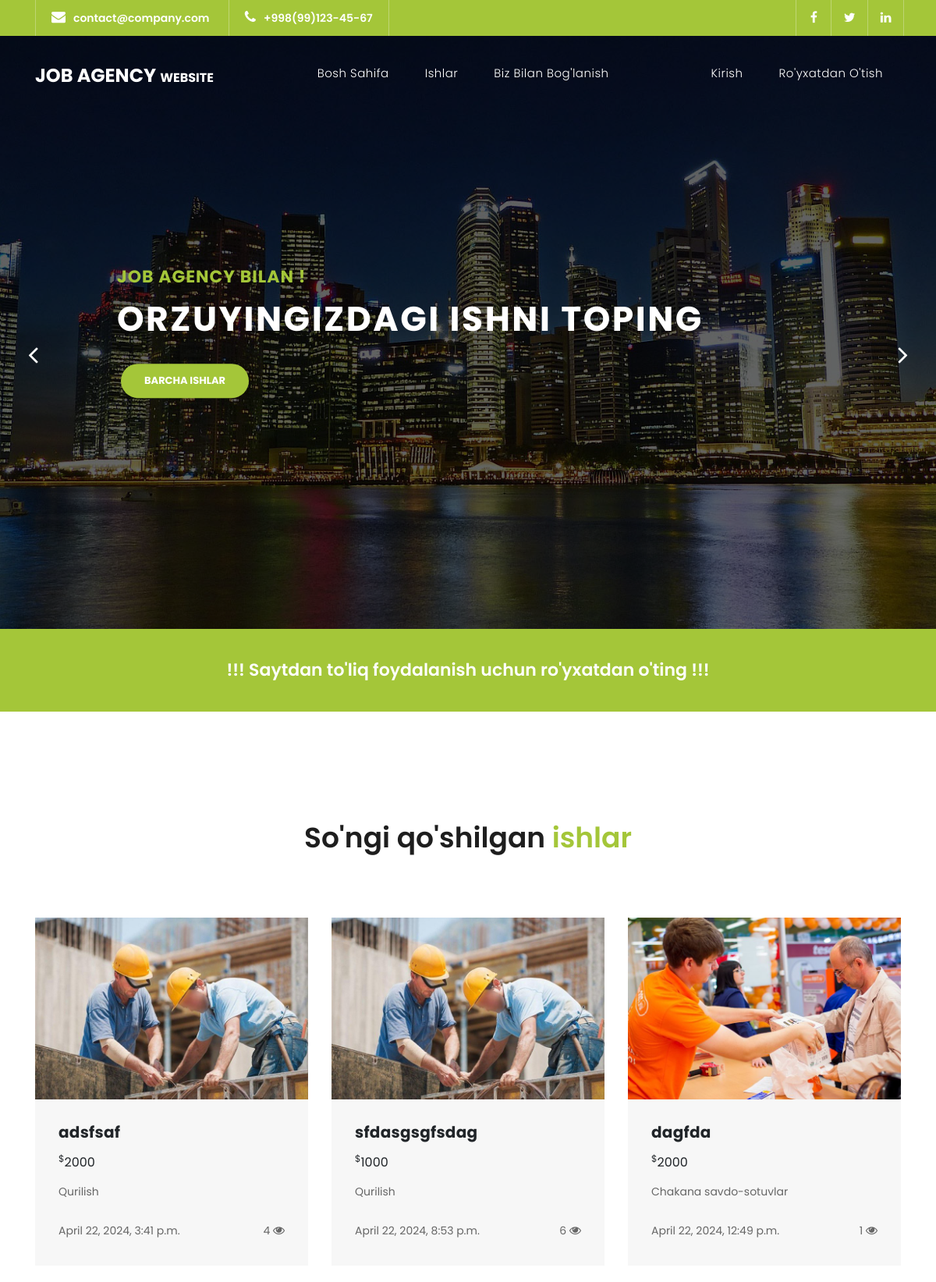
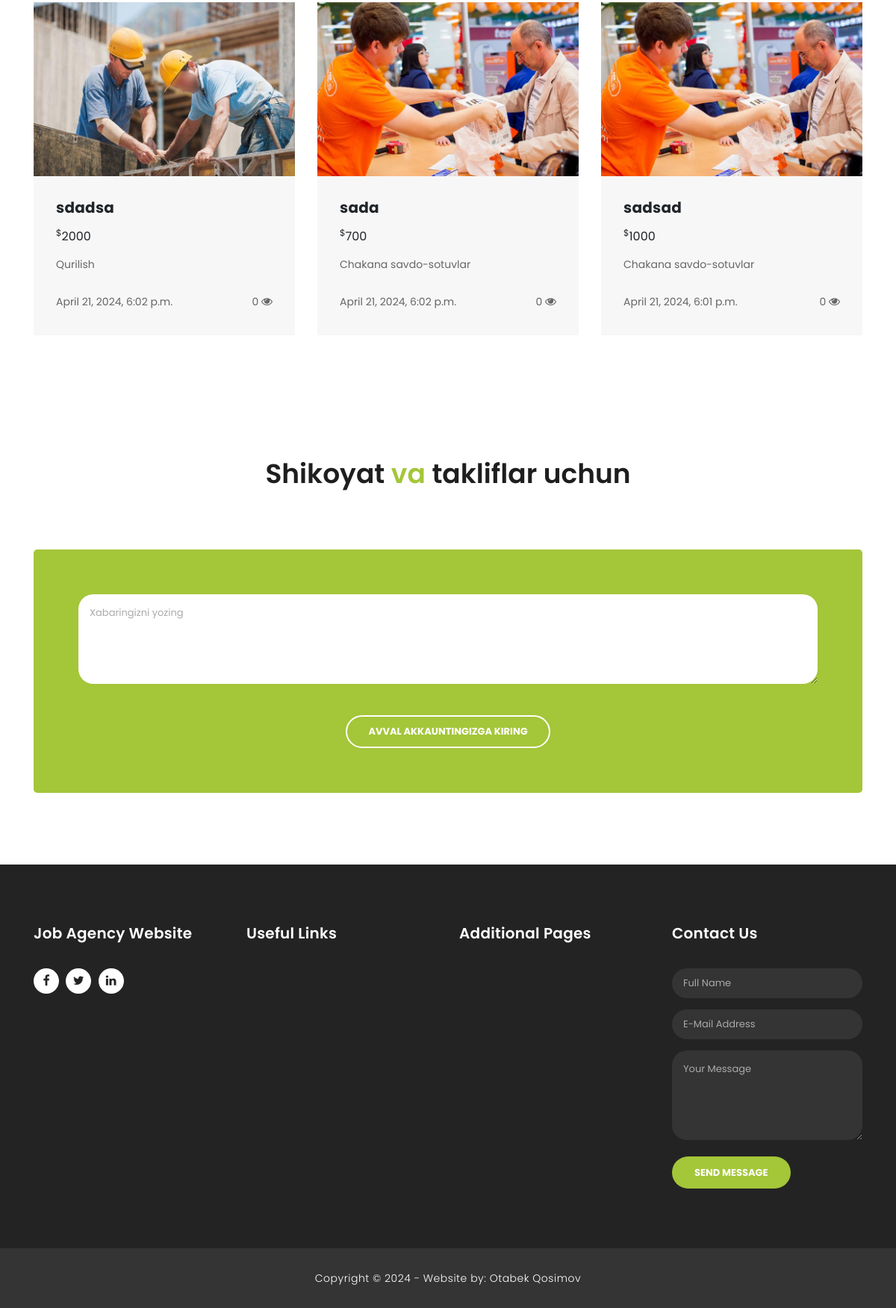
The page / on the database its author committed (2 pictures, top to bottom).
### jobs/models.py (models this page shows, shortened)
class Jobs(models.Model):
    name = models.CharField(max_length=100, verbose_name="ish")
    category = models.ForeignKey(Category, on_delete=models.CASCADE, verbose_name="Yo'nalish")
    deman = models.TextField(verbose_name="Talab")
    salary = models.IntegerField(verbose_name="Maosh")
    author = models.ForeignKey(User, on_delete=models.CASCADE, verbose_name="Muallif")
    views = models.IntegerField(default=0)
    created = models.DateTimeField(auto_now_add=True)
    updated = models.DateTimeField(auto_now=True)

class Category(models.Model):
    name = models.CharField(max_length=50, verbose_name="Yo'nalish")
    photo = models.ImageField(upload_to='jobs_photo/')
    def __str__(self):
        return self.name

### jobs/views.py (the view, shortened to what this page needs)
# urls.py: path('', index, name='index'),
def index(request):
    jobs_index = Jobs.objects.order_by('-created')[0:6]
    ctx = {
        'jobs_index': jobs_index,
        'title': "Bosh sahifa"
    }
    return render(request, 'jobs/index.html', ctx)

### templates/jobs/index.html (shortened to what this page needs)
{% extends 'base.html' %}
{% load static %}
{% block content %}
<div class="main-banner header-text" id="top">
    <div class="Modern-Slider">
        <div class="item item-1">
            <div class="img-fill">
                <div class="text-content">
                    <h6>Job Agency bilan !</h6>
                    <h4>Orzuyingizdagi ishni toping</h4>
                    <a href="{% url 'jobs' %}" class="filled-button">Barcha ishlar</a>
                </div>
            </div>
        </div>
    </div>
</div>
{% if not user.is_authenticated %}
    <div class="request-form">
      <div class="container">
          <div class="text-center">
            <h4>!!! Saytdan to'liq foydalanish uchun ro'yxatdan o'ting !!!</h4>
          </div>
      </div>
    </div>
{% endif %}
<div class="services">
    <div class="container">
        <div class="row">
            <div class="col-md-12">
                <div class="section-heading">
                    <h2>So'ngi qo'shilgan <em>ishlar</em></h2>
                </div>
            </div>
            {% for job in jobs_index %}
            <div class="col-md-4">
                <div class="service-item">
                    <img src="{{job.category.photo.url}}" alt="">
                    <div class="down-content">
                        <h4>{{job.name}}</h4>
                        <div style="margin-bottom:10px;">
                            <span> <sup>$</sup>{{job.salary}}  </span>
                        </div>
                        <p>{{job.category}}</p>
                        <p class="mb-0" style="text-align: left; margin-top: 20px;">{{job.updated}}</p>
                        <p class="mb-0" style="text-align: right; margin-top: -30px;">{{job.views}} <i style="font-size:15px;" class="fa">&#xf06e;</i></p>
                    </div>
                </div>
                <br>
            </div>
            {% endfor %}
        </div>
    </div>
</div>
<div class="callback-form">
    <div class="container">
        <div class="row">
            <div class="col-md-12">
                <div class="section-heading">
                    <h2>Shikoyat <em>va</em> takliflar uchun</h2>
                </div>
            </div>
            <div class="col-md-12">
                <div class="contact-form">
                    <form id="contact" action="" method="post">
                        <div class="row">
                            <div class="col-lg-12">
                                <fieldset>
                                    <textarea name="text" rows="6" class="form-control" id="message"
                                              placeholder="Xabaringizni yozing" required=""></textarea>
                                </fieldset>
                            </div>
                            <div class="col-lg-12">
                                {%if user.is_authenticated %}
                                <fieldset>
                                    <button type="submit" id="form-submit" class="border-button">Xabarni yuborish</button>
                                </fieldset>
                                {%else%}
                                  <fieldset>
                                    <a href= "{% url 'login' %}" type="button" class="border-button">Avval akkauntingizga kiring</a>
                                </fieldset>
                                {% endif %}
                            </div>
                        </div>
                    </form>
                </div>
            </div>
        </div>
        <br>
        <br>
        <br>
        <br>
    </div>
</div>
{% endblock content %}

### static/assets/css/style.css (style rules this page uses)
body { font-family: 'Poppins', sans-serif; overflow-x: hidden; text-rendering: optimizeLegibility; -webkit-font-smoothing: antialiased; -moz-osx-font-smoothing: grayscale; }
p { margin-bottom: 0px; font-size: 14px; color: #666666; line-height: 30px; }
a { text-decoration: none!important; }
h1,h2,h3,h4,h5,h6 { margin: 0px; }
a.filled-button { background-color: #a4c639; color: #fff; font-size: 13px; text-transform: uppercase; font-weight: 700; padding: 12px 30px; border-radius: 30px; display: inline-block; transition: all 0.3s; }
a.border-button { background-color: transparent; color: #fff; border: 2px solid #fff; font-size: 13px; text-transform: uppercase; font-weight: 700; padding: 10px 28px; border-radius: 30px; display: inline-block; transition: all 0.3s; }
.section-heading { text-align: center; margin-bottom: 80px; }
.section-heading h2 { font-size: 36px; font-weight: 600; color: #1e1e1e; }
.section-heading em { font-style: normal; color: #a4c639; }
.img-fill { width: 100%; display: block; overflow: hidden; position: relative; text-align: center }
.img-fill:before { content: ''; z-index: 1; position: absolute; top: 0; left: 0; bottom:0; right: 0; background-color: rgba(0,0,0,.6) }
.Modern-Slider .text-content { z-index: 2; }
*, *:before, *:after { -webkit-box-sizing: border-box; box-sizing: border-box; -webkit-font-smoothing: antialiased; -moz-osx-font-smoothing: grayscale; }
.blocks-box, .slick-slider { margin: 0; padding: 0!important; }
.slick-slide { float: left; padding: 0; }
.Modern-Slider .item .img-fill { background-size: cover; background-position: center center; background-repeat: no-repeat; height:95vh; }
.Modern-Slider .item-1 .img-fill { background-image: url(../images/slider-image-1-1920x900.jpg); }
.Modern-Slider .text-content { text-align: left; width: 75%; position: absolute; top: 50%; left: 50%; transform: translate(-50%, -50%); }
.Modern-Slider .item h6 { margin-bottom: 15px; font-size: 22px; text-transform: uppercase; font-weight: 700; letter-spacing: 1px; color:#a4c639; animation:fadeOutRight 1s both; }
.Modern-Slider .item h4 { margin-bottom: 30px; text-transform: uppercase; font-size: 44px; font-weight: 700; letter-spacing: 2.5px; color:#FFF; overflow:hidden; animation:fadeOutLeft 1s both; }
.Modern-Slider .item a { margin: 0 5px; }
.Modern-Slider .item.slick-active h6 { animation:fadeInDown 1s both 1s; }
.Modern-Slider .item.slick-active h4 { animation:fadeInLeft 1s both 1.5s; }
.Modern-Slider .item.slick-active { animation:Slick-FastSwipeIn 1s both; }
.Modern-Slider { background:#000; }
.slick-slider { position:relative;display:block;-webkit-user-select:none;-moz-user-select:none;-ms-user-select:none;user-select:none;-webkit-touch-callout:none;-khtml-user-select:none;-ms-touch-action:pan-y;touch-action:pan-y;-webkit-tap-highlight-color:transparent }
.slick-slide { display:none;float:left ;height:100%;min-height:1px }
.slick-initialized .slick-slide { display:block }
.request-form { background-color: #a4c639; padding: 40px 0px; color: #fff; }
.request-form h4 { font-size: 22px; font-weight: 600; }
.services { margin-top: 140px; }
.service-item img { width: 100%; overflow: hidden; }
.service-item .down-content { background-color: #f7f7f7; padding: 30px; }
.service-item .down-content h4 { font-size: 20px; font-weight: 700; letter-spacing: 0.25px; margin-bottom: 15px; }
.service-item .down-content p { margin-bottom: 20px; }
.callback-form { margin-top: 140px; }
.callback-form .contact-form { background-color: #a4c639; padding: 60px; border-radius: 5px; text-align: center; }
.callback-form .contact-form textarea { border-radius: 20px; height: 120px; max-height: 200px; min-height: 120px; display: inline-block; padding: 15px; color: #6a6a6a; font-size: 13px; text-transform: none; box-shadow: none; border: none; margin-bottom: 35px; }
.callback-form .contact-form ::placeholder { color: #aaa; }

### rows shown on the page
Jobs: category.photo (picture), name "adsfsaf", salary "2000", category "Qurilish", updated "April 22, 2024, 3:41 p.m.", views "4"
Jobs: category.photo (picture), name "sfdasgsgfsdag", salary "1000", category "Qurilish", updated "April 22, 2024, 8:53 p.m.", views "6"
Jobs: category.photo (picture), name "dagfda", salary "2000", category "Chakana savdo-sotuvlar", updated "April 22, 2024, 12:49 p.m.", views "1"
Jobs: category.photo (picture), name "sdadsa", salary "2000", category "Qurilish", updated "April 21, 2024, 6:02 p.m.", views "0"
Jobs: category.photo (picture), name "sada", salary "700", category "Chakana savdo-sotuvlar", updated "April 21, 2024, 6:02 p.m.", views "0"
Jobs: category.photo (picture), name "sadsad", salary "1000", category "Chakana savdo-sotuvlar", updated "April 21, 2024, 6:01 p.m.", views "0"
